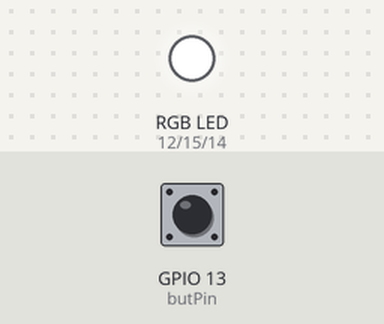
Bench run of a sketch on a simulated ESP8266 (NodeMCU). Parts: an RGB LED mixed from three pins (HIGH = lit). Dashed ring = blinking. Inputs (shaded band) come from the test bench; at power-on: GPIO 13 (butPin) LOW. WiFi joins after 1.5 s; servers stay silent unless stated; what the sketch prints to the serial monitor is not drawn.

Above: at 2.9 s.
3.0 s: GPIO 13 (butPin) pulled HIGH for 3.2 s
At 9.1 s:
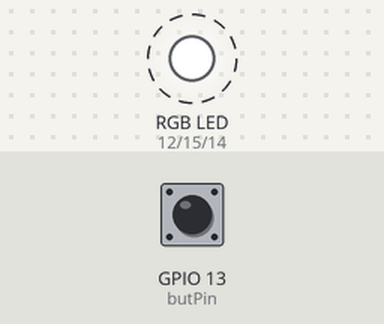
9.2 s: GPIO 13 (butPin) pulled HIGH for 0.15 s
At 10.3 s:
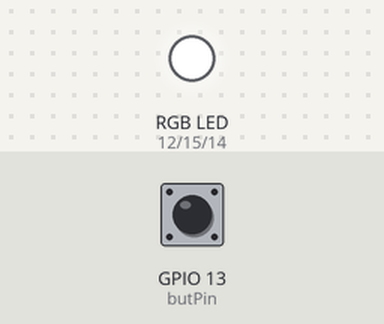
10.9 s: GPIO 13 (butPin) pulled HIGH for 1 s
At 12.3 s:
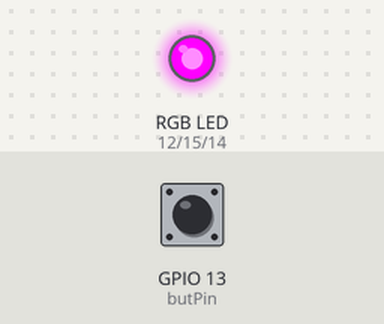
13.4 s: GPIO 13 (butPin) pulled HIGH for 0.15 s
At 13.8 s:
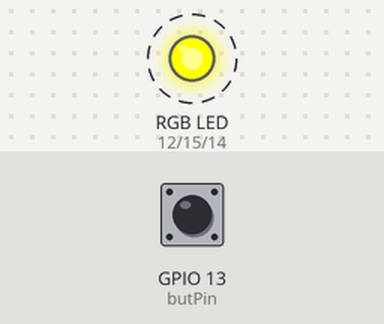
Timing chart, 0 to 17.5 s (numbered marks = the images above; inputs shaded):
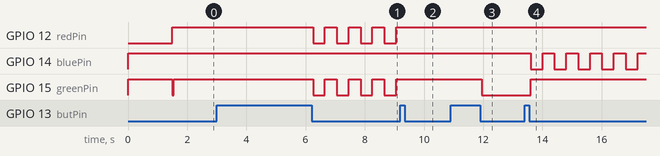

Measured:
- after the input at 3.0 s, GPIO 12 (redPin), GPIO 15 (greenPin): alternates HIGH for 0.40 s and LOW for 0.40 s, starting after 3.3 s
- after the input at 9.2 s, GPIO 12 (redPin), GPIO 15 (greenPin): stops changing and stays HIGH
- after the input at 10.9 s, GPIO 15 (greenPin): HIGH → LOW after 1.1 s
- after the input at 13.4 s, GPIO 14 (bluePin): alternates HIGH for 0.40 s and LOW for 0.40 s, starting after 0.20 s; GPIO 15 (greenPin): LOW → HIGH after 0.20 s

The sketch:

esp8266_gps_v0.ino
```cpp
/*


 */


#include <SPI.h>
#include <ESP8266WiFi.h>
#include <WiFiUdp.h>

#include "arduino_secrets.h"
///////please enter your sensitive data in the Secret tab/arduino_secrets.h
char ssid[] = SECRET_SSID;   // your network SSID (name)
char pwd[] = SECRET_PASS;    // your network password (use for WPA, or use as key for WEP)

//const char * udpAddress = "192.168.43.221";// robocamp1 -mobile
const char * udpAddress = "192.168.0.145"; // robocamp1 -Putanec
//const char * udpAddress = "192.168.208.130"; // robocamp1 -Putanec WM
//const char * udpAddress = "192.168.46.173";// Studenti
const int udpPort = 3333;      // local port to listen on

WiFiUDP udp;

#include <Adafruit_GPS.h>
Adafruit_GPS GPS(&Wire);

#define HAS_INA 0

#if HAS_INA == 1
  #include <Adafruit_INA260.h>
  //#define INA_READ_FREQ 1 // [Hz]
  Adafruit_INA260 ina260 = Adafruit_INA260();
  unsigned long inaStartTime = 0;// timer for Current measurement
  unsigned long inaPeriod = 2000; // [ms]
  bool ina_init = 0;
  bool ina_on = 0;
#endif

char msg_buffer[100]; //buffer to hold incoming packet
int keyIndex = 0;            // your network key index number (needed only for WEP)
boolean connected = false;    //Wi-Fi connection status

const byte butPin = 13;
unsigned long butStartTime = 0;// timer for debounce
unsigned long butDelay = 50;   // [ms]

unsigned long ledStartTime = 0;// timer for flashing
unsigned long ledPeriod = 400; // [ms]
bool flashing = 0;

unsigned long longDelay = 2000;// [ms]
bool long_press = 0;// long press for facial tracking

byte stage = 0;     // current color code
byte prog = 0;      // current program tracker
uint8_t cmd = 0;    // command tracker

const byte redPin = 12;
const byte greenPin = 15;
const byte bluePin = 14;


void setup() {
  //Initialize serial and wait for port to open:
  Serial.begin(115200);
  while (!Serial) {
    ; // wait for serial port to connect. Needed for native USB port only
  }

  Serial.println(F("esp8266_gps_v0"));

  pinMode(butPin, INPUT);

  pinMode(redPin,   OUTPUT);
  pinMode(greenPin, OUTPUT);
  pinMode(bluePin,  OUTPUT);

  set_rgb(0); // off

  connectToWiFi(ssid, pwd); //Connect to the WiFi network

#if HAS_INA == 1
  Serial.println(F("with INA260"));
  if (ina260.begin()){
    set_rgb(6);
    ina260.setMode(INA260_MODE_CONTINUOUS);
    ina260.setCurrentConversionTime(INA260_TIME_140_us);
    ina260.setVoltageConversionTime(INA260_TIME_140_us);
    ina_init = 1;
    delay(100);
    Serial.println(F("INA OK"));
  }
  else
    Serial.println(F("INA FAILED"));
  set_rgb(0);
#endif


  GPS.begin(0x10);  // I2C address of the GPS module
  //GPS.sendCommand(PMTK_SET_NMEA_OUTPUT_RMCGGA);
  GPS.sendCommand(PMTK_SET_NMEA_OUTPUT_GGAONLY);
  delay(100);
  GPS.sendCommand(PMTK_SET_NMEA_UPDATE_1HZ);
  delay(100);
  //GPS.sendCommand(PMTK_ENABLE_SBAS);
  //delay(100);
  //GPS.sendCommand(PMTK_ENABLE_WAAS);
  //delay(100);

  //GPS.sendCommand(PGCMD_ANTENNA);  // Request updates on antenna status, comment out to keep quiet
  //delay(100);


}

void loop() {

  static bool pushed = 0;      // push memory
  static bool button = 0;      // button state
  static bool buttonLast = 0;  // button state -previous

  bool buttonRead = digitalRead(butPin);  // button handle

  if (buttonRead != buttonLast) butStartTime = millis();  // restart timer

  //Serial.println(buttonRead);

  if ((millis() - butStartTime) > butDelay) // debounced button
  {
    if (buttonRead != button)// button state change detection
    {
      button = buttonRead;

      if (button)            // pushed
      {
        pushed = 1;
      }
      if (pushed && !button) // pushed and released
      {

        pushed = 0;

        if (long_press)
        {
          prog = 3;
          long_press = 0;
        }
        else
        {
          prog++;
          if (prog > 2) prog = 0;
        }

        if (prog == 0)      // off
        {
          Serial.println(F("off"));
          stage = 0;
          flashing = 0;
          set_rgb(0);

          if (connected)
          {
            udp.beginPacket(udpAddress, udpPort);
            udp.print("off");
            //udp.print('\n');
            udp.endPacket();
          }
        }

        else if (prog == 1) // prog = 1 -> forward GPS location and find
        {
          Serial.println(F("find gps"));
          stage = 1;  // green
          flashing = 0;
          set_rgb(stage);

          if (connected)
          {
            udp.beginPacket(udpAddress, udpPort);
            udp.print("gps");
            //udp.print('\n');
            udp.endPacket();
          }
        }

        // send help message
        else if (connected && (prog == 2))  // If we have connection, request search
        {
          Serial.println(F("search face"));
          stage = 4;  // blue
          set_rgb(stage);
          flashing = 1;

          udp.beginPacket(udpAddress, udpPort); // send by wi-fi udp
          udp.print("search");
          //udp.print('\n');
          udp.endPacket();
        }

        else if (connected && (prog == 3)) // If we have connection, request tracking
        {
          Serial.println(F("track face"));
          stage = 3;  // yellow
          set_rgb(stage);
          flashing = 1;

          udp.beginPacket(udpAddress, udpPort); // send by wi-fi udp
          udp.print("track");
          //udp.print('\n');
          udp.endPacket();
        }

      } // if (pushed && !button)

    } // if (buttonRead != button)
    else if (pushed && !long_press)// long press detection
    {
      if ((millis() - butStartTime) > longDelay)
      {
        long_press = 1;
        //Serial.println(F("long"));
      }
    }
  }

  buttonLast = buttonRead;


//  // if there's data available, read a packet
//  int packetSize = udp.parsePacket();
//  if (packetSize) {
//    Serial.print("Received packet of size ");
//    Serial.println(packetSize);
//    Serial.print("From ");
//    IPAddress remoteIp = udp.remoteIP();
//    Serial.print(remoteIp);
//    Serial.print(", port ");
//    Serial.println(udp.remotePort());
//
//    // read the packet into msg_buffer
//    int len = udp.read(msg_buffer, 255);
//    if (len > 0) {
//      msg_buffer[len] = 0;
//    }
//    Serial.println("Contents:");
//    Serial.println(msg_buffer);
//
//    // send a reply, to the IP address and port that sent us the packet we received
//    udp.beginPacket(udp.remoteIP(), udp.remotePort());
//    udp.print(ReplyBuffer); // write()
//    udp.print('\n');
//    udp.endPacket();
//  } // if (packetSize)

  if (udp.parsePacket() > 0)      // udp recieve handle
  {
    String message;
    while(udp.available() > 0)
    {
      char inChar = udp.read();
      if (inChar == '\n') break;
      message += (char)inChar;
    }
    if (message == "lost")
    {
      flashing = 1;
      Serial.println(F("lost vis!"));
      set_rgb(stage);
    }
    else if (message == "search1")
    {
      flashing = 0;
      Serial.println(F("search on"));
      set_rgb(stage);
    }
    else if (message == "track1")
    {
      flashing = 0;
      Serial.println(F("track on"));
      set_rgb(stage);
    }
    else if (message == "gps1")
    {
      flashing = 1;
      Serial.println(F("gps on"));
      set_rgb(stage);
    }
    else if (message == "off2")
    {
      flashing = 0;
      Serial.println(F("force off"));
      stage = 0;
      prog = 0;
      set_rgb(0);

      IPAddress ip = WiFi.localIP();
      udp.beginPacket(udpAddress, udpPort);
      udp.print("#off3,");
      udp.print(ip);
      //udp.print('\n');
      udp.endPacket();
    }

#if HAS_INA == 1
    else if (message == "ina")
    {
      ina_on = !ina_on;
      Serial.print(F("ina echo: "));
      Serial.println(ina_on);

      udp.beginPacket(udpAddress, udpPort); // send by wi-fi udp
      udp.print("ina,");
      udp.print(ina_on);
      udp.endPacket();
    }
#endif
  }


  char gps_dbg = GPS.read();
  //if (gps_dbg) Serial.print(gps_dbg);

//  if (GPS.newNMEAreceived())
//  {
//
//    if (connected && (prog >= 1)) // If we have connection, send by wi-fi udp
//    {
//      Serial.print(GPS.lastNMEA());
//
//      udp.beginPacket(udpAddress, udpPort);
//      udp.print(GPS.lastNMEA());
//      udp.print('\n');
//      udp.endPacket();
//    }
//  }

  if (GPS.newNMEAreceived()) {
    String nmeaData = GPS.lastNMEA();

    if (connected && (prog >= 1)) {

      Serial.print(nmeaData);
      // Split fused NMEA messages
      int startIdx = 0;
      while (true) {
        int nextDollarIdx = nmeaData.indexOf('$', startIdx + 1); // Find next '$'
        //Serial.println(nextDollarIdx);

        if (nextDollarIdx == -1) {
          // Send the remaining part (last NMEA message)
          String singleNMEA = nmeaData.substring(startIdx); // Extract last part
          singleNMEA.trim(); // Trim whitespace in place
          //Serial.println(singleNMEA);
          if (!singleNMEA.isEmpty()) {
            sendUDP(singleNMEA);
          }
          break;
        }
        // Extract single NMEA message
        String singleNMEA = nmeaData.substring(startIdx, nextDollarIdx); // Extract part
        singleNMEA.trim(); // Trim whitespace in place
        //Serial.println(singleNMEA);
        if (!singleNMEA.isEmpty()) {
          sendUDP(singleNMEA);
        }
        // Move to the next part
        startIdx = nextDollarIdx;
      }
    }
  }


  if (flashing)                   // LED control timer
  {
    static bool ledState = 0;
    unsigned long currentTime = millis();
    if (currentTime - ledStartTime > ledPeriod)
    {
      ledState = !ledState;

      if (ledState)
      {
        set_rgb(stage);
      }

      else
      {
        if (!connected) set_rgb(2);  // red
        else set_rgb(0);
      }
      ledStartTime = millis();
    }
  } // if (flashing)

#if HAS_INA == 1
  if (ina_init)
  {
    unsigned long currentTime = millis();
    if (currentTime - inaStartTime > inaPeriod)
    {
      float ina_c = ina260.readCurrent();
      float ina_v = ina260.readBusVoltage();
      float ina_p = ina260.readPower();

      if (connected && ina_on)
      {
        Serial.print(F("C: ")); Serial.println(ina_c);
        Serial.print(F("V: ")); Serial.println(ina_v);
        Serial.print(F("P: ")); Serial.println(ina_p);

        udp.beginPacket(udpAddress, udpPort); // send by wi-fi udp
        udp.print("ina,");
        udp.print(ina_c); udp.print(',');
        udp.print(ina_v); udp.print(',');
        udp.print(ina_p); udp.print('\n');
        udp.endPacket();
      }
      inaStartTime = millis();
    }
  }
#endif

} // loop


void sendUDP(const String& message) {
  udp.beginPacket(udpAddress, udpPort);
  udp.print(message);
  udp.print('\n'); // Add newline for clarity
  udp.endPacket();
}

void connectToWiFi(const char *ssdi, const char *pwd) {

  WiFi.mode(WIFI_STA);
  WiFi.begin(ssid, pwd);

  // attempt to connect to WiFi network:
  Serial.print("Attempting to connect to SSID: ");
  Serial.println(ssid);
  set_rgb(2); // red
  while (WiFi.status() != WL_CONNECTED) {
    Serial.print('.');
    delay(500);
  }

  set_rgb(1); // green
  Serial.print("Connected to WiFi -> ");
  Serial.println(WiFi.localIP());
  connected = true;

  udp.begin(udpPort);

  delay(40);

  udp.beginPacket(udpAddress, udpPort); // send by wi-fi udp
  udp.print("new");
  udp.endPacket();

  set_rgb(0); // off

  //udp.begin(WiFi.localIP(), udpPort);}
}


void set_rgb(byte inStage)  // set RGB LED
{
  if (bitRead(inStage, 1)) digitalWrite(redPin, LOW);
  else digitalWrite(redPin, HIGH);

  if (bitRead(inStage, 0)) digitalWrite(greenPin, LOW);
  else digitalWrite(greenPin, HIGH);

  if (bitRead(inStage, 2)) digitalWrite(bluePin, LOW);
  else digitalWrite(bluePin, HIGH);
}
```

arduino_secrets.h
```cpp
#define SECRET_SSID "robocamp1"
#define SECRET_PASS "robocamp1"

#define SECRET_SSID1 "Studenti"
#define SECRET_PASS1 "Stud3ntCrt4!"
```
